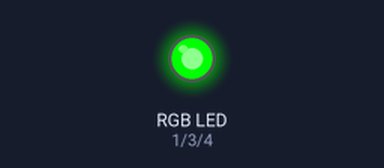
Bench run of a sketch on a simulated Arduino Uno, built with avr-gcc and run on an emulated ATmega328P. On the bench: an RGB LED mixed from three pins (HIGH = lit).

Above: at 2.0 s.
At 3.5 s:
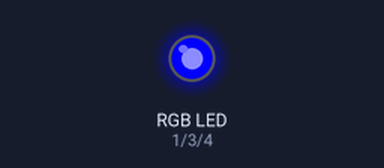
At 4.5 s:
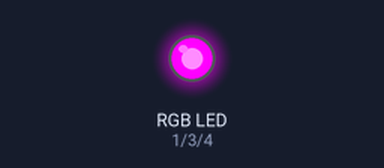
Timing chart, 0 to 10.8 s (numbered marks = the images above):
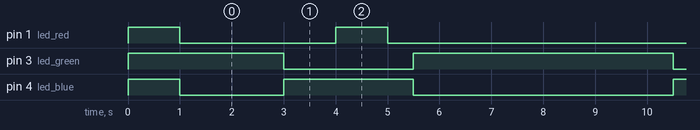

The sketch:

Fabduino_RGB_2.ino
```cpp
// #define LOW 0

#define LED_ON    0
#define LED_OFF   1

int led_pin = 5;

int led_green = 3;
int led_blue = 4;
int led_red = 1;


void setup() {
  // initialize digital pins as outputs to control the LEDs
  pinMode(led_green,OUTPUT);
  pinMode(led_blue,OUTPUT);
  pinMode(led_red,OUTPUT);

  RGB('0');     // first turn the LED OFF

  delay(1000);    // wait 1s before beginning program

}


void loop() {
  // LED goes from red to green, and back to red.

  RGB('p');
  delay(2000);    // LED will be Purple for 2s

  RGB('y');
  delay(1000);    // LED will be Yellow for 1s

  RGB('g');
  delay(1000);     // LED will be Green for 1s

  RGB('y');
  delay(500);    // LED will be Yellow for 0.5s

  RGB('p');
  delay(3000);    // LED will be Purple for 3s
}

void RGB( char col){

  // 'g' green
  // 'r' red
  // 'b' blue
  // 'y' yellow
  // 'p' purple
  // 'w' white
  // 'ANY OTHER CHAR' Off

  switch(col)
  {
    case 'r':   // Red
      digitalWrite(led_red, LED_ON);
      digitalWrite(led_green, LED_OFF);
      digitalWrite(led_blue, LED_OFF);
      break;
    case 'g':
      RGB_green();
      break;
    case 'y':
      RGB_yellow();
      break;
    case 'p':
      RGB_purple();
      break;
    case 'c': // Cyan
      digitalWrite(led_red, LED_OFF);
      digitalWrite(led_green, LED_ON);
      digitalWrite(led_blue, LED_ON);
      break;
    default:
      RGB_off();
      break;
  }

}

void RGB_off( )
{
  digitalWrite(led_red, LED_OFF);
  digitalWrite(led_green, LED_OFF);
  digitalWrite(led_blue, LED_OFF);
}

void RGB_purple( )
{
  digitalWrite(led_red, LED_ON);
  digitalWrite(led_green, LED_OFF);
  digitalWrite(led_blue, LED_ON);
}

void RGB_yellow( )
{
  digitalWrite(led_red, LED_ON);
  digitalWrite(led_green, LED_ON);
  digitalWrite(led_blue, LED_OFF);
}

void RGB_green( )
{
  digitalWrite(led_red, LED_OFF);
  digitalWrite(led_green, LED_ON);
  digitalWrite(led_blue, LED_OFF);
}


//
```

Measured:
- by itself, pin 1 (led_red): repeats every 7.5 s: HIGH 1.0 s, LOW 6.5 s
- by itself, pin 3 (led_green): alternates HIGH for 5.0 s and LOW for 2.5 s
- by itself, pin 4 (led_blue): repeats every 7.5 s: HIGH 2.5 s, LOW 5.0 s
